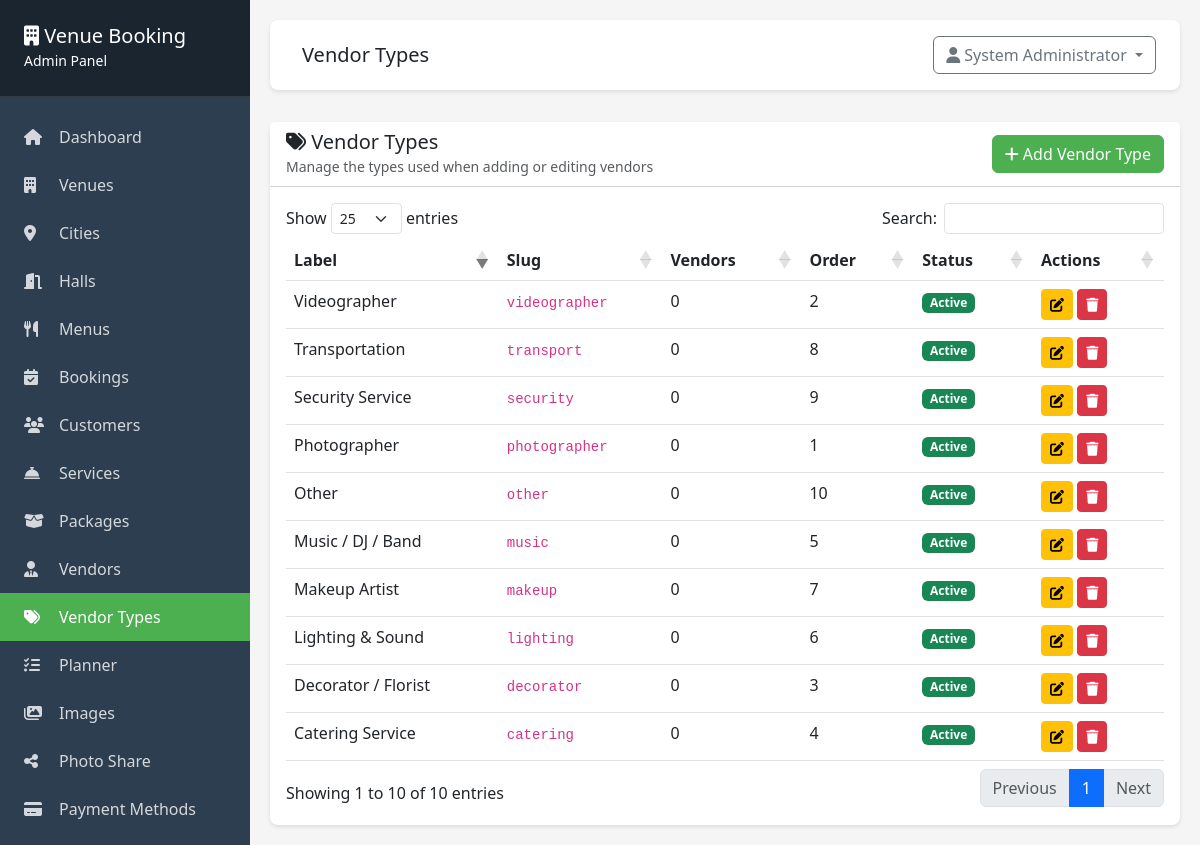
Page /admin/vendor-types/index.php (signed in) on the committed database.
### tables this page shows
CREATE TABLE IF NOT EXISTS vendor_types (
    id INT PRIMARY KEY AUTO_INCREMENT,
    slug VARCHAR(100) NOT NULL UNIQUE COMMENT 'Stored in vendors.type column',
    label VARCHAR(255) NOT NULL COMMENT 'Human-readable display name',
    status ENUM('active', 'inactive') DEFAULT 'active',
    display_order INT DEFAULT 0,
    created_at TIMESTAMP DEFAULT CURRENT_TIMESTAMP,
    updated_at TIMESTAMP DEFAULT CURRENT_TIMESTAMP ON UPDATE CURRENT_TIMESTAMP,
    INDEX idx_status (status),
    INDEX idx_display_order (display_order)
);

### admin/vendor-types/index.php (the view, shortened to what this page needs)
<?php
require_once __DIR__ . '/../includes/header.php';
$db = getDB();
$stmt = $db->query("SELECT vt.*, (SELECT COUNT(*) FROM vendors v WHERE v.type = vt.slug) AS vendor_count FROM vendor_types vt ORDER BY display_order ASC, label ASC");
$vendor_types = $stmt->fetchAll();
?>
<div class="card">
    <div class="card-header bg-white d-flex justify-content-between align-items-center">
        <div>
            <h5 class="mb-0"><i class="fas fa-tags"></i> Vendor Types</h5>
            <small class="text-muted">Manage the types used when adding or editing vendors</small>
        </div>
        <button type="button" class="btn btn-success" data-bs-toggle="modal" data-bs-target="#addTypeModal">
            <i class="fas fa-plus"></i> Add Vendor Type
        </button>
    </div>
    <div class="card-body">
        <div class="table-responsive">
            <table class="table table-hover datatable">
                <thead>
                    <tr>
                        <th>Label</th>
                        <th>Slug</th>
                        <th>Vendors</th>
                        <th>Order</th>
                        <th>Status</th>
                        <th>Actions</th>
                    </tr>
                </thead>
                <tbody>
                    <?php foreach ($vendor_types as $vt): ?>
                        <tr>
                            <td><?php echo htmlspecialchars($vt['label']); ?></td>
                            <td><code><?php echo htmlspecialchars($vt['slug']); ?></code></td>
                            <td><?php echo intval($vt['vendor_count']); ?></td>
                            <td><?php echo intval($vt['display_order']); ?></td>
                            <td>
                                <span class="badge bg-<?php echo $vt['status'] === 'active' ? 'success' : 'secondary'; ?>">
                                    <?php echo ucfirst($vt['status']); ?>
                                </span>
                            </td>
                            <td>
                                <button type="button" class="btn btn-sm btn-warning"
                                        onclick="editType(<?php echo htmlspecialchars(json_encode($vt), ENT_QUOTES); ?>)">
                                    <i class="fas fa-edit"></i>
                                </button>
                                <form method="POST" style="display:inline;"
                                      onsubmit="return confirm('Delete this vendor type? This cannot be undone.');">
                                    <button type="submit" class="btn btn-sm btn-danger"
                                            <?php echo intval($vt['vendor_count']) > 0 ? 'disabled title="Vendors use this type"' : ''; ?>>
                                        <i class="fas fa-trash"></i>
                                    </button>
                                </form>
                            </td>
                        </tr>
                    <?php endforeach; ?>
                </tbody>
            </table>
        </div>
    </div>
</div>
<?php require_once __DIR__ . '/../includes/footer.php'; ?>

### admin/includes/header.php (style rules this page uses)
:root { --primary-green: #4CAF50; --dark-green: #2E7D32; }
body { background: #f5f5f5; }
.card { border: none; border-radius: 8px; box-shadow: 0 2px 4px rgba(0,0,0,0.1); }
.btn-success { background: var(--primary-green); border-color: var(--primary-green); }

### rows in the picture
vendor_types: label "Photographer", slug "photographer", vendor_count "0", display_order "1", status "Active"
vendor_types: label "Videographer", slug "videographer", vendor_count "0", display_order "2", status "Active"
vendor_types: label "Decorator / Florist", slug "decorator", vendor_count "0", display_order "3", status "Active"
vendor_types: label "Catering Service", slug "catering", vendor_count "0", display_order "4", status "Active"
vendor_types: label "Music / DJ / Band", slug "music", vendor_count "0", display_order "5", status "Active"
vendor_types: label "Lighting & Sound", slug "lighting", vendor_count "0", display_order "6", status "Active"
vendor_types: label "Makeup Artist", slug "makeup", vendor_count "0", display_order "7", status "Active"
vendor_types: label "Transportation", slug "transport", vendor_count "0", display_order "8", status "Active"
vendor_types: label "Security Service", slug "security", vendor_count "0", display_order "9", status "Active"
vendor_types: label "Other", slug "other", vendor_count "0", display_order "10", status "Active"

### other values in the picture
$page_title "Vendor Types"
$current_user['full_name'] "System Administrator"
